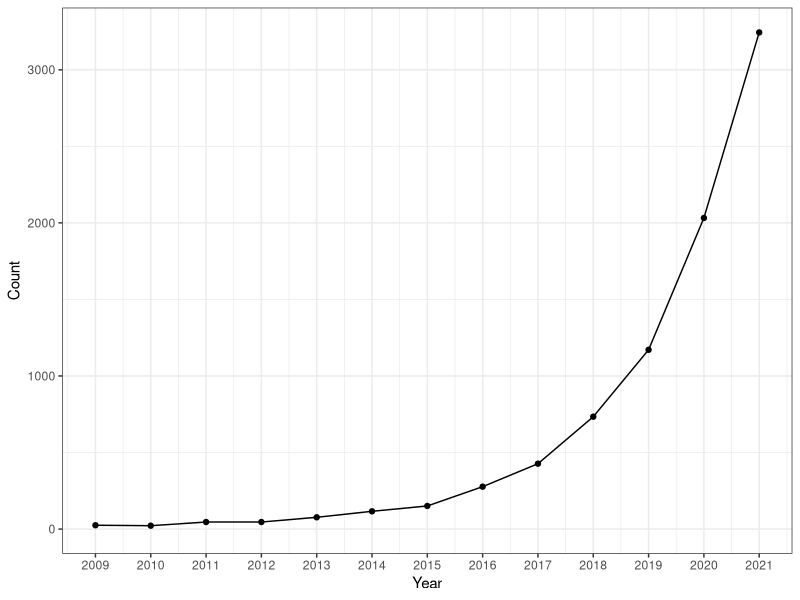

The R script that drew this image:
## ---- chunk 1
#| echo: false

library(ggplot2)
data <- read.csv("PubMed_Timeline_Results_by_Year.csv", sep=",", skip = 1)
ggplot(data=data, aes(x=Year, y=Count)) +
  geom_point() + geom_line() + theme_bw() + scale_x_continuous(limits =c(2009, 2021), breaks=2009:2021)
  
